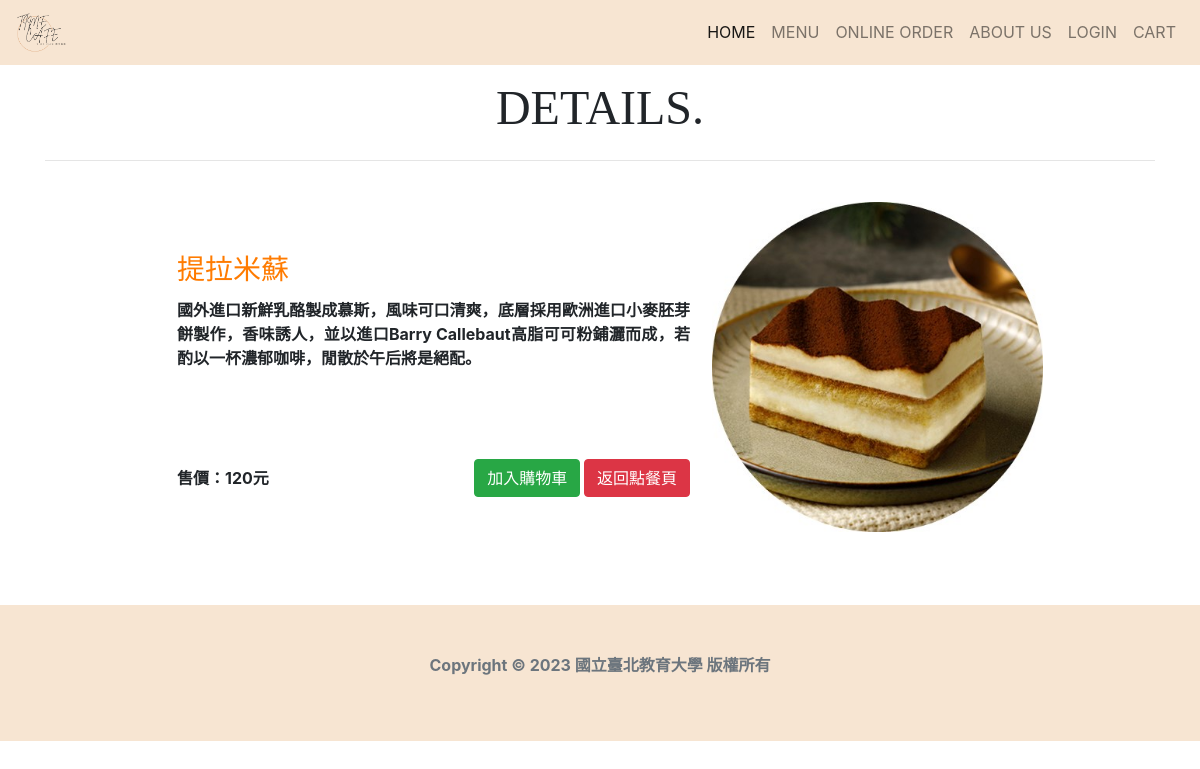
Screenshot of /order/ti-la-mi-su/ with the database file from the repository.
### product/models.py (models this page shows, shortened)
class Product(models.Model):
    title = models.CharField(max_length=255, default="")
    price = models.PositiveIntegerField(default="")
    description = models.TextField(default="")
    slug = models.SlugField(blank=True, default="")
    category = models.ForeignKey(Category, null=True, on_delete=models.PROTECT)
    tags = models.ManyToManyField(Tag)
    image = models.ImageField(default="", blank=True, upload_to="images")

### product/views.py (the view)
# urls.py: path('order/<slug:slug>/', pviews.detail, name='detail'),
def detail(request, slug=None):
 product = get_object_or_404(Product, slug=slug)
 return render(request, 'detail.html', locals())

### templates/detail.html (shortened to what this page needs)
{% extends "base.html" %}
{% block content %}
<br>
<br>
<br>
<div align="center">
    <font face="Playfair Display Bold" size="7">DETAILS.</font>
    <br><hr><br>
    <table width="80%">
        <tr>
            <th width="50%" colspan="2">
                <div class="card-body">
                    <h3 class="card-title" style="color:#ff7b00;">{{ product.title }}</h3>
                    <div align="justify">
                        <div class="card-text">{{ product.description }}</div>
                    </div>
            </th>
            <th width="30%" rowspan="3">
                <img class="card-img-top" src="{{ product.image.url }}" alt="Card image cap">
            </th>
        </tr>
        <tr>
            <th>
                <div class="card-body">售價：{{ product.price }}元
            </th>
            <th>
                <div class="card-body" align="right">
                <button id="success-message" onclick="addcart()" class="btn btn-success">加入購物車</button>
                <a href="/order/" class="btn btn-danger" >返回點餐頁</a>
            </th>
        </tr>
    </table>
</div>
{% endblock %}

### rows the page displays
Product: title "提拉米蘇", description "國外進口新鮮乳酪製成慕斯，風味可口清爽，底層採用歐洲進口小麥胚芽餅製作，香味誘人，並以進口Barry Callebaut高脂可可粉鋪灑而成，若酌以一杯濃郁咖啡，閒散於午后將是絕配。", image (picture), price "120"
